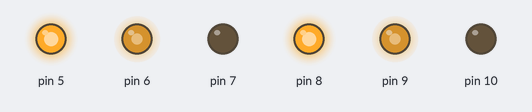
Bench run of a sketch on a simulated Arduino Uno, built with avr-gcc and run on an emulated ATmega328P. On the bench: output pins drawn as LEDs (lit = HIGH).

Above: at 0.1 s.
Timing chart, 0 to 1.6 s (numbered marks = the images above):
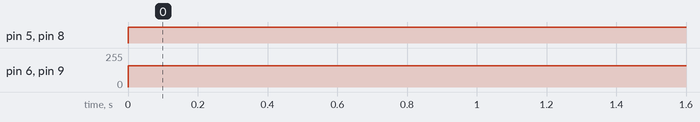

The sketch:

get-ircode.ino
```cpp
void setup()
{
pinMode( 7 , OUTPUT);
pinMode( 10 , OUTPUT);
pinMode( 8 , OUTPUT);
pinMode( 5 , OUTPUT);
}

void loop()
{
digitalWrite( 8 , HIGH );
digitalWrite( 10 , LOW );
digitalWrite( 5 , HIGH );
digitalWrite( 7 , LOW );
analogWrite(9, 160);
analogWrite(6, 160);
}
```

Measured:
- by itself, pin 5, pin 8: LOW → HIGH at 0.00 s
- by itself, pin 6, pin 9: 0/255 → 160/255 at 0.00 s
